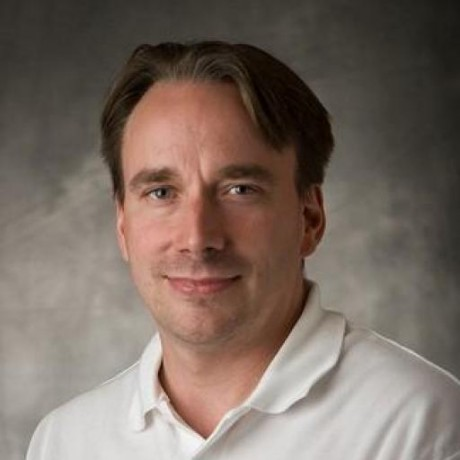
#> input picture multiple-photos-per-person/target-data/test1.jpg, 460 x 460 px
$ python detect_faces.py ../target-data/test1.jpg ../target-data/test2.jpg
#> lines starting #> are read from the running program, lines starting #| are printed output that depends on the picture
### multiple-photos-per-person/modules/models.py
import cv2

class Image:
    def __init__(self, file_path):
        self.path = file_path
        self.img_matrix = None
        self.img_matrix_gray= None
        self.face_matrix = None
        self.copy = None
        self.rect = None
        self.label = None

    def get_img_matrix(self):
        self.img_matrix = cv2.imread(self.path)
#> self.img_matrix is the input picture: shape (460, 460, 3); mean B, G, R 98, 107.1, 121.7
        self.img_matrix_gray = cv2.cvtColor(self.img_matrix, cv2.COLOR_BGR2GRAY)
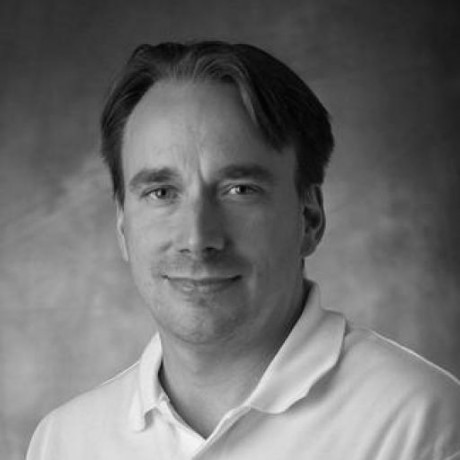
#> self.img_matrix_gray: shape (460, 460); min 2, max 246, mean 110.4

    def detect_face(self):
#> (the run stopped early here; a loop or call above may not have finished)
